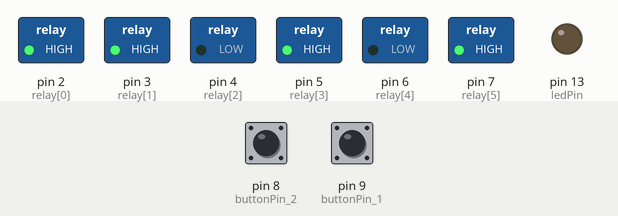
Simulated run of this sketch. Board: Arduino Uno, built with avr-gcc and run on an emulated ATmega328P. Shown: switched loads named in the sketch (green lamp = pin HIGH), output pins drawn as LEDs (lit = HIGH). Dashed ring = blinking. The inputs (shaded band) are chosen by the test bench; at power-on: pin 9 (buttonPin_1) LOW, pin 8 (buttonPin_2) LOW. What the sketch prints to the serial monitor is not drawn.

Above: at 2.8 s.
2.9 s: pin 9 (buttonPin_1) pulled HIGH for 1.2 s
At 3.9 s:
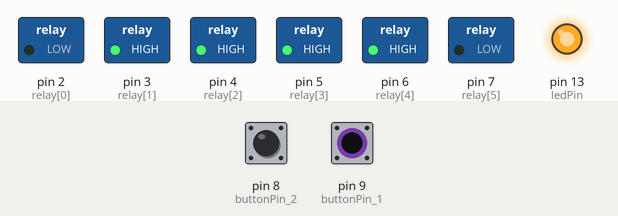
At 8.1 s:
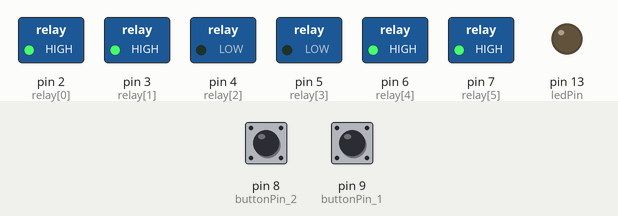
8.2 s: pin 9 (buttonPin_1) pulled HIGH for 3.2 s
At 12.8 s:
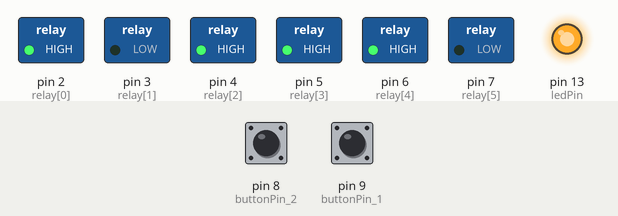
Timing chart, 0 to 21.5 s (numbered marks = the images above; inputs shaded):
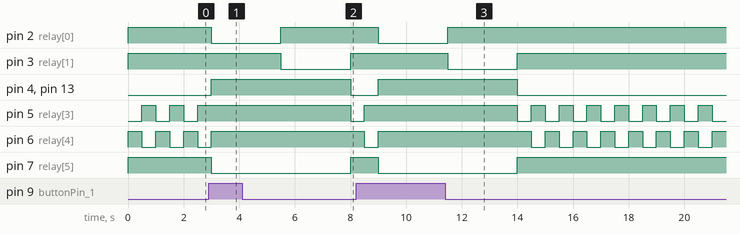

The sketch:

water_pump_back_and_forth.ino
```cpp
const int ch = 6;
const int relay[] = {2, 3, 4, 5, 6, 7};

const int buttonPin_1 = 9;
int buttonState_1 = 0;

const int buttonPin_2 = 8;
int buttonState_2 = 0;

const int ledPin = 13;

int wait_1 = 2500;
int wait_2 = 500;
int i = 0;

void setup() {
  Serial.begin(9600);

  for (int i = 0; i < ch; i++) {
    pinMode(relay[i], OUTPUT);
    digitalWrite(relay[i], HIGH);
  }

  pinMode(buttonPin_1, INPUT);
  pinMode(buttonPin_2, INPUT);

  pinMode(ledPin, OUTPUT);

  Serial.println("ALL SET!!");
}

void loop() {
  buttonState_1 = digitalRead(buttonPin_1);
  buttonState_2 = digitalRead(buttonPin_2);
//  Serial.println(buttonState_1);
//  Serial.println(buttonState_2);

  if (buttonState_1 == HIGH) {
    digitalWrite(ledPin, HIGH);

    digitalWrite(relay[2], HIGH);
    digitalWrite(relay[5], LOW);

    digitalWrite(relay[0], LOW);
    digitalWrite(relay[1], HIGH);
    digitalWrite(relay[3], HIGH);
    digitalWrite(relay[4], HIGH);
    delay(wait_1);

    digitalWrite(relay[0], HIGH);
    digitalWrite(relay[1], LOW);
    digitalWrite(relay[3], HIGH);
    digitalWrite(relay[4], HIGH);
    delay(wait_1);
  }
  if(buttonState_1 == LOW){
    digitalWrite(ledPin, LOW);

    digitalWrite(relay[2], LOW);
    digitalWrite(relay[5], HIGH);

    digitalWrite(relay[0], HIGH);
    digitalWrite(relay[1], HIGH);
    digitalWrite(relay[3], LOW);
    digitalWrite(relay[4], HIGH);
    delay(wait_2);

    digitalWrite(relay[0], HIGH);
    digitalWrite(relay[1], HIGH);
    digitalWrite(relay[3], HIGH);
    digitalWrite(relay[4], LOW);
    delay(wait_2);
  }


}
```

Measured:
- after the input at 2.9 s, pin 2 (relay[0]): HIGH → LOW after 0.10 s, → HIGH 2.5 s later; pin 3 (relay[1]): HIGH → LOW after 2.6 s, → HIGH 2.5 s later; pin 4 (relay[2]), pin 13 (ledPin): LOW → HIGH after 0.10 s, → LOW 5.0 s later; pin 6 (relay[4]): goes on until 3.0 s, then stays HIGH; pin 7 (relay[5]): HIGH → LOW after 0.10 s, → HIGH 5.0 s later
- after the input at 8.2 s, pin 2 (relay[0]): HIGH → LOW after 0.80 s, → HIGH 2.5 s later; pin 3 (relay[1]): HIGH → LOW after 3.3 s, → HIGH 2.5 s later; pin 4 (relay[2]), pin 13 (ledPin): LOW → HIGH after 0.80 s, → LOW 5.0 s later; pin 7 (relay[5]): HIGH → LOW after 0.80 s, → HIGH 5.0 s later
- by itself, pin 5 (relay[3]): repeats every 1.0 s: LOW 0.50 s, HIGH 0.50 s
- by itself, pin 6 (relay[4]): alternates HIGH for 0.50 s and LOW for 0.50 s
